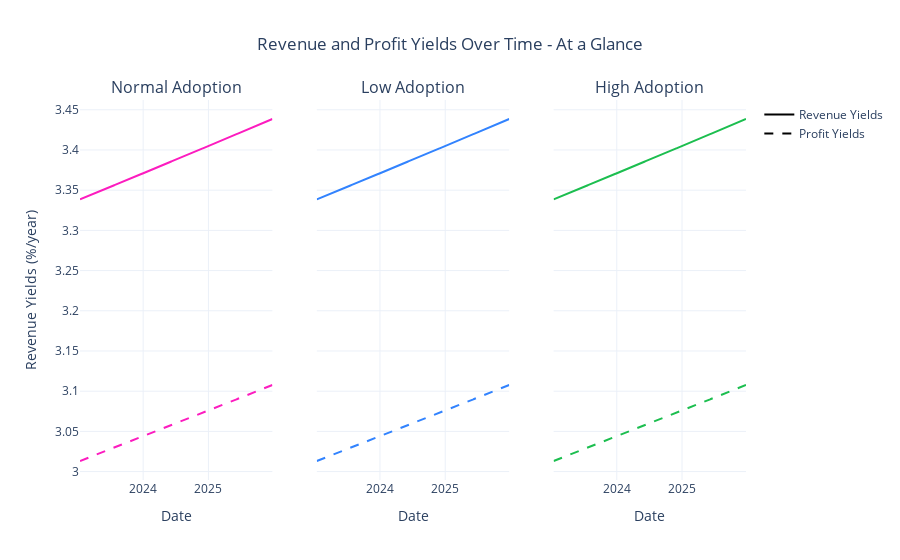

Source (notebook cell):
### Code cell
visualizations.plot_yields_per_subset_subplots(
    df_1a,
    subplot_titles=['Normal Adoption', 'Low Adoption', 'High Adoption']
)

### Figure 1 — Plotly figure (JSON) as saved in the notebook; plotly's stock layout.template omitted (floating-point values rounded to 4 significant figures; data arrays with more than 128 entries replaced by an {"elided": "..."} marker saying what was removed)
{"data": [{"line": {"color": "#FC1CBF"}, "name": "Revenue Yields", "showlegend": false, "type": "scatter", "x": {"elided": "3240 str values"}, "xaxis": "x", "y": {"elided": "1080 float values"}, "yaxis": "y"}, {"line": {"color": "#FC1CBF", "dash": "dash"}, "name": "Profit Yields", "showlegend": false, "type": "scatter", "x": {"elided": "3240 str values"}, "xaxis": "x", "y": {"elided": "1080 float values"}, "yaxis": "y"}, {"line": {"color": "#3283FE"}, "name": "Revenue Yields", "showlegend": false, "type": "scatter", "x": {"elided": "3240 str values"}, "xaxis": "x2", "y": {"elided": "1080 float values"}, "yaxis": "y2"}, {"line": {"color": "#3283FE", "dash": "dash"}, "name": "Profit Yields", "showlegend": false, "type": "scatter", "x": {"elided": "3240 str values"}, "xaxis": "x2", "y": {"elided": "1080 float values"}, "yaxis": "y2"}, {"line": {"color": "#1CBE4F"}, "name": "Revenue Yields", "showlegend": false, "type": "scatter", "x": {"elided": "3240 str values"}, "xaxis": "x3", "y": {"elided": "1080 float values"}, "yaxis": "y3"}, {"line": {"color": "#1CBE4F", "dash": "dash"}, "name": "Profit Yields", "showlegend": false, "type": "scatter", "x": {"elided": "3240 str values"}, "xaxis": "x3", "y": {"elided": "1080 float values"}, "yaxis": "y3"}, {"line": {"color": "black"}, "mode": "lines", "name": "Revenue Yields", "type": "scatter", "x": {"elided": "3240 str values"}, "y": [null]}, {"line": {"color": "black", "dash": "dash"}, "mode": "lines", "name": "Profit Yields", "type": "scatter", "x": {"elided": "3240 str values"}, "y": [null]}], "layout": {"annotations": [{"font": {"size": 16}, "showarrow": false, "text": "Normal Adoption", "x": 0.1444, "xanchor": "center", "xref": "paper", "y": 1, "yanchor": "bottom", "yref": "paper"}, {"font": {"size": 16}, "showarrow": false, "text": "Low Adoption", "x": 0.5, "xanchor": "center", "xref": "paper", "y": 1, "yanchor": "bottom", "yref": "paper"}, {"font": {"size": 16}, "showarrow": false, "text": "High Adoption", "x": 0.8556, "xanchor": "center", "xref": "paper", "y": 1, "yanchor": "bottom", "yref": "paper"}], "hovermode": "x", "legend": {"title": {"text": ""}}, "title": {"text": "Revenue and Profit Yields Over Time - At a Glance"}, "xaxis": {"anchor": "y", "domain": [0, 0.2889], "title": {"text": "Date"}}, "xaxis2": {"anchor": "y2", "domain": [0.3556, 0.6444], "title": {"text": "Date"}}, "xaxis3": {"anchor": "y3", "domain": [0.7111, 1], "title": {"text": "Date"}}, "yaxis": {"anchor": "x", "domain": [0, 1], "title": {"text": "Revenue Yields (%/year)"}}, "yaxis2": {"anchor": "x2", "domain": [0, 1], "matches": "y", "showticklabels": false}, "yaxis3": {"anchor": "x3", "domain": [0, 1], "matches": "y", "showticklabels": false}}}
